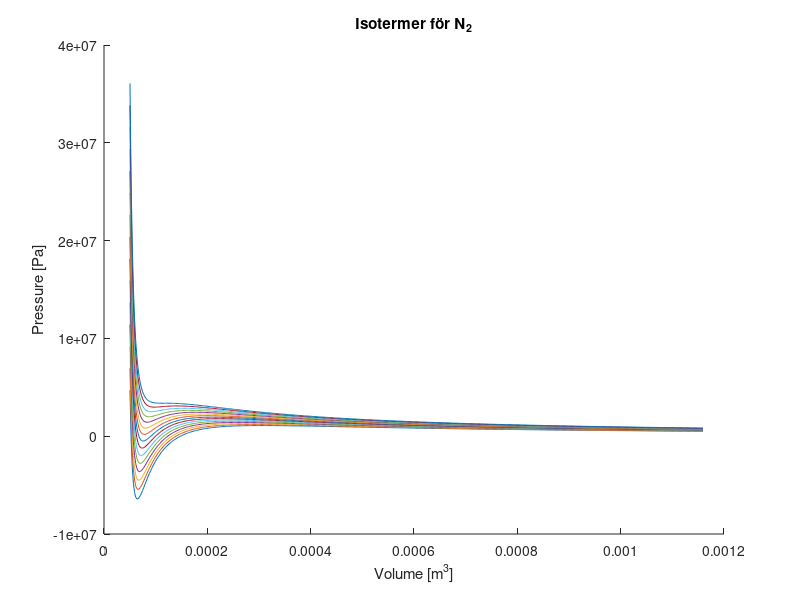

Write MATLAB code to recreate this figure. (Note: this script raises an error after producing the figure.)
% FTF140/FYP300 Termodynamik och statistisk mekanik, 2020
% Inlämningsuppgifter I2, Uppgift 3 (c)
global k a b N P V
k = 1.38064852e-23; % Boltzmann constant
a = 1.370 * 2.7577e-49; b = 0.0387 * 1.6640e-27;
N = 6e23;

% Values at the critical point
Vc = 3 * N * b;
Pc = 1/27 * a / b^2;
Tc = 1/k * 8/27 * a/b;

P = @(V, T) N * k * T ./ (V - N * b) - a * N^2 ./  V.^2;
V = linspace(1.3 * N * b, 10 * Vc, 500);

%% Plot the isotherm
figure
hold on
for T = linspace(82, Tc, 15)
    plot(V, P(V, T))
end
hold off
title('Isotermer för N_2')
xlabel('Volume [m^3]'), ylabel('Pressure [Pa]')

%% Plot phase diagram
figure
T = linspace(82, Tc, 300);
plot(T, arrayfun(@getPv, T))
title('Phase diagram for N_2')
xlabel('Temperature [K]'), ylabel('Pressure [Pa]')
annotation('textbox', ...
    [0.3 0.7 0.04 0.03], ...
    'String', 'Vätska', 'FitBoxToText', 'on');
annotation('textbox', ...
    [0.6 0.4 0.03 0.03], ...
    'String', 'Gas', 'FitBoxToText', 'on');

function A = getArea(Pv, T)
    % Returns the area of the Maxwell construction.
    global k a b N P
    r = sort(roots([Pv, -N * (k * T + b * Pv), a * N^2, -a * b * N^3]));
    Vmin = r(1); Vmax = r(3);
    A = integral(@(V) P(V, T) - Pv, Vmin, Vmax);
end

function Pv = getPv(T)
    % Returns the vapor pressure as a function of temperature.
    global P V
    Ps = P(V, T);
    Pmin = min(Ps); Pmax = max(Ps);
    
    Pv = fminbnd(@(Pv) abs(getArea(Pv, T)), Pmin, Pmax);
end